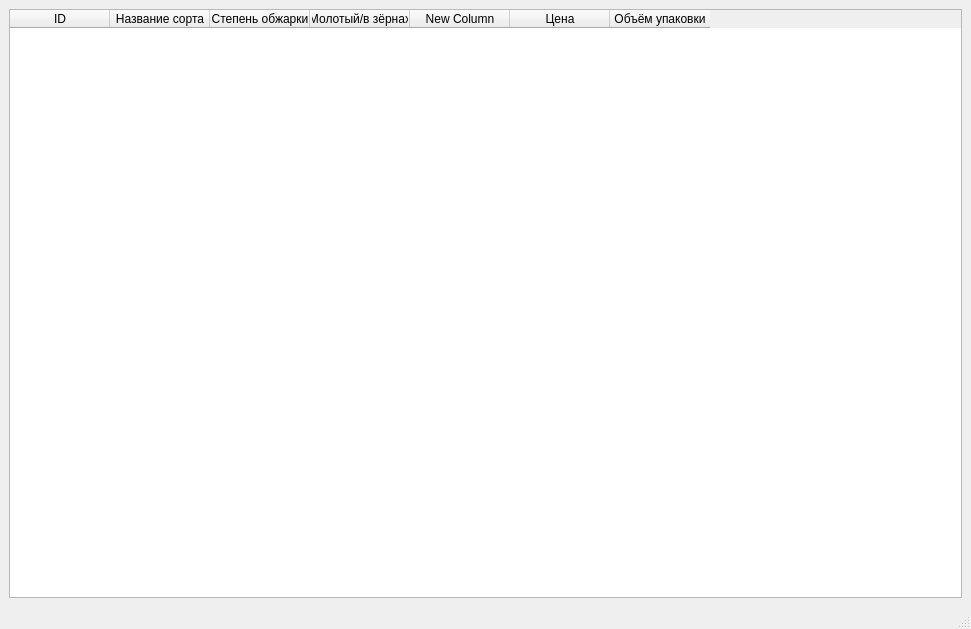
<?xml version="1.0" encoding="UTF-8"?>
<ui version="4.0">
    <class>MainWindow</class>
    <widget class="QMainWindow" name="MainWindow">
        <property name="geometry">
            <rect>
                <x>0</x>
                <y>0</y>
                <width>971</width>
                <height>629</height>
            </rect>
        </property>
        <property name="windowTitle">
            <string></string>
        </property>
        <widget class="QWidget" name="centralwidget">
            <layout class="QVBoxLayout" name="verticalLayout">
                <item>
                    <widget class="QTableWidget" name="coffee_table">
                        <property name="layoutDirection">
                            <enum>Qt::LeftToRight</enum>
                        </property>
                        <property name="sizeAdjustPolicy">
                            <enum>QAbstractScrollArea::AdjustToContents</enum>
                        </property>
                        <attribute name="verticalHeaderVisible">
                            <bool>false</bool>
                        </attribute>
                        <column>
                            <property name="text">
                                <string>ID</string>
                            </property>
                        </column>
                        <column>
                            <property name="text">
                                <string>Название сорта</string>
                            </property>
                        </column>
                        <column>
                            <property name="text">
                                <string>Степень обжарки</string>
                            </property>
                        </column>
                        <column>
                            <property name="text">
                                <string>Молотый/в зёрнах</string>
                            </property>
                        </column>
                        <column>
                            <property name="text">
                                <string>New Column</string>
                            </property>
                        </column>
                        <column>
                            <property name="text">
                                <string>Цена</string>
                            </property>
                        </column>
                        <column>
                            <property name="text">
                                <string>Объём упаковки</string>
                            </property>
                        </column>
                    </widget>
                </item>
            </layout>
        </widget>
        <widget class="QMenuBar" name="menubar">
            <property name="geometry">
                <rect>
                    <x>0</x>
                    <y>0</y>
                    <width>971</width>
                    <height>21</height>
                </rect>
            </property>
        </widget>
        <widget class="QStatusBar" name="statusbar"/>
        <action name="clear_db_action">
            <property name="text">
                <string>Очистить базу данных...</string>
            </property>
        </action>
    </widget>
    <resources/>
    <connections/>
</ui>
